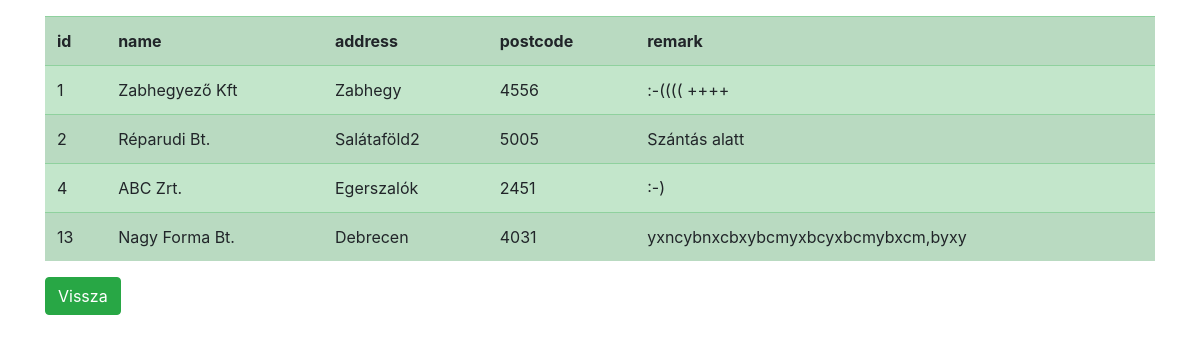
The app's page /dbphp1/firms/index.php with its own data.
### tables this page shows
CREATE TABLE IF NOT EXISTS firms (
  id INT(11) NOT NULL AUTO_INCREMENT,
  name VARCHAR(50) NOT NULL,
  address VARCHAR(255) NOT NULL,
  postcode INT(11) NOT NULL,
  remark TEXT DEFAULT NULL,
  PRIMARY KEY (id)
);

### dbphp1/kozos/kapcsolat.php (called while the page is built, shortened)
<?php
function readAll($dbc, $table) {
    $sql = "SELECT * FROM $table;";
    $utasitas = $dbc->prepare($sql);
    $utasitas->execute();
    return $utasitas->fetchAll(PDO::FETCH_ASSOC);
}

### dbphp1/firms/index.php (the view, shortened to what this page needs)
<!DOCTYPE html>
<?php
include "kozos/kapcsolat.php";
$adatok = readAll($dbc, 'firms');
?>
<html>
    <head>
        <link href="kozos/bootstrap.min.css" rel="stylesheet" type="text/css"/>
    </head>
    <body>
        <div class="container">
            <table class="table table-success table-striped my-3" >
                <tr>
                    <?php foreach ($adatok[0] as $key => $value) : ?>
                        <th><?= $key; ?></th>
                    <?php endforeach; ?>
                </tr>
                <?php foreach ($adatok as $sor) : ?>
                    <tr>
                        <?php foreach ($sor as $value) : ?>
                            <td><?= $value; ?></td>
                        <?php endforeach; ?>
                    </tr>
                <?php endforeach; ?>
            </table>
            <a class="btn btn-success" href="index.php">Vissza</a>
        </div>
    </body>
</html>

### records on screen
firms: id "1", name "Zabhegyező Kft", address "Zabhegy", postcode "4556", remark ":-(((( ++++"
firms: id "2", name "Réparudi Bt.", address "Salátaföld2", postcode "5005", remark "Szántás alatt"
firms: id "4", name "ABC Zrt.", address "Egerszalók", postcode "2451", remark ":-)"
firms: id "13", name "Nagy Forma Bt.", address "Debrecen", postcode "4031", remark "yxncybnxcbxybcmyxbcyxbcmybxcm,byxy"

### other values on screen
$key "id"
$key "name"
$key "address"
$key "postcode"
$key "remark"
